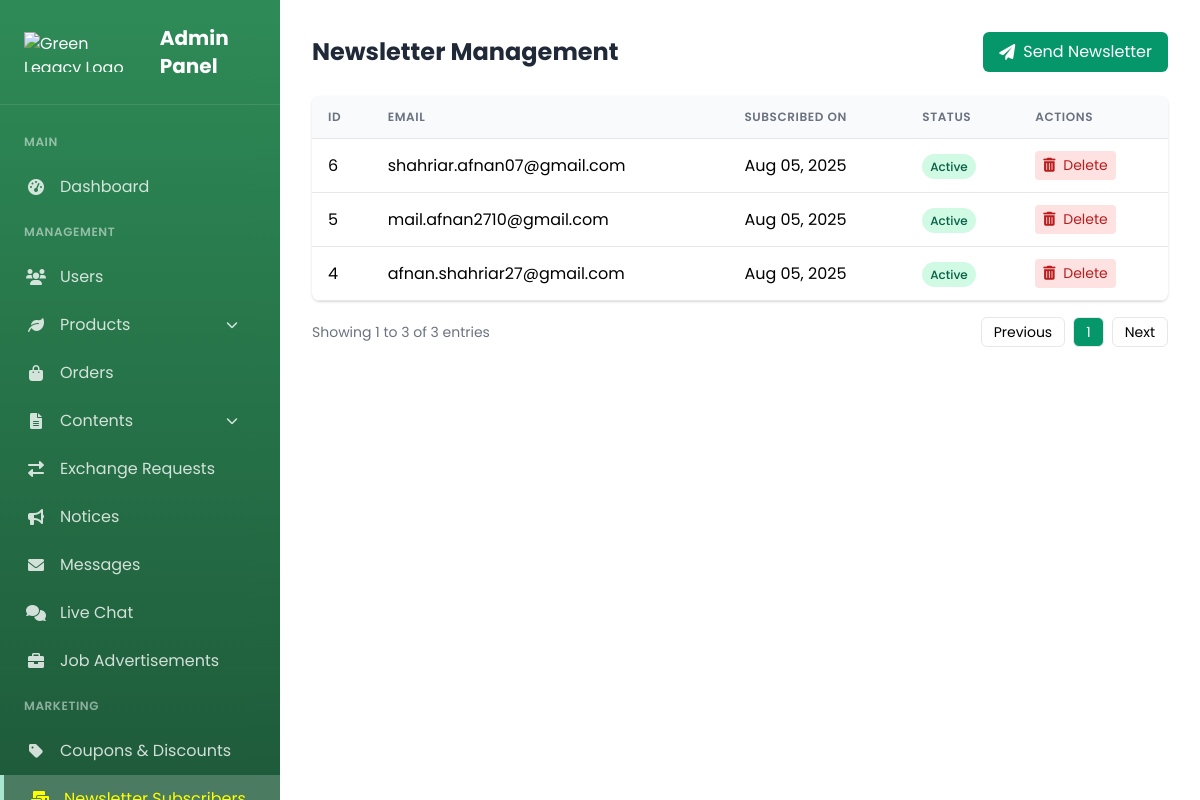
Screenshot of /admin_newsletter.php (signed in) with the database file from the repository.
### tables this page shows
CREATE TABLE `newsletter_subscribers` (
  `id` int(11) NOT NULL,
  `email` varchar(255) NOT NULL,
  `subscribed_at` datetime NOT NULL,
  `active` tinyint(1) NOT NULL DEFAULT 1
);

### admin_newsletter.php (the view, shortened to what this page needs)
<?php
require_once 'db_connect.php';
$subscribers = [];
$stmt = $conn->prepare("SELECT * FROM newsletter_subscribers ORDER BY subscribed_at DESC");
$stmt->execute();
$result = $stmt->get_result();
if ($result->num_rows > 0) {
    while ($row = $result->fetch_assoc()) {
        $subscribers[] = $row;
    }
}
?>
<?php include 'admin_sidebar.php'; ?>
<!DOCTYPE html>
<html lang="en">
<head>
  <link href="https://cdn.jsdelivr.net/npm/tailwindcss@2.1.2/dist/tailwind.min.css" rel="stylesheet">
  <link rel="stylesheet" href="https://cdnjs.cloudflare.com/ajax/libs/font-awesome/6.0.0/css/all.min.css">
</head>
<body>
  <div class="content-container">
    <div class="flex justify-between items-center mb-6">
      <h1 class="text-2xl font-bold text-gray-800">Newsletter Management</h1>
      <button onclick="openSendModal()" class="bg-green-600 hover:bg-green-700 text-white px-4 py-2 rounded-md flex items-center">
        <i class="fas fa-paper-plane mr-2"></i> Send Newsletter
      </button>
    </div>
    <div class="bg-white rounded-lg shadow overflow-hidden table-container">
      <table class="subscriber-table">
        <thead>
          <tr>
            <th>ID</th>
            <th>Email</th>
            <th>Subscribed On</th>
            <th>Status</th>
            <th>Actions</th>
          </tr>
        </thead>
        <tbody>
          <?php if (empty($subscribers)): ?>
            <tr>
              <td colspan="5" class="text-center py-4 text-gray-500">No subscribers found</td>
            </tr>
          <?php else: ?>
            <?php foreach ($subscribers as $subscriber): ?>
              <tr>
                <td><?php echo $subscriber['id']; ?></td>
                <td><?php echo htmlspecialchars($subscriber['email']); ?></td>
                <td><?php echo date('M d, Y', strtotime($subscriber['subscribed_at'])); ?></td>
                <td>
                  <span class="<?php echo $subscriber['active'] ? 'badge-active' : 'badge-inactive'; ?> px-2 py-1 rounded-full text-xs font-medium">
                    <?php echo $subscriber['active'] ? 'Active' : 'Inactive'; ?>
                  </span>
                </td>
                <td>
                  <button onclick="confirmDelete(<?php echo $subscriber['id']; ?>)" class="action-btn delete-btn">
                    <i class="fas fa-trash-alt mr-1"></i> Delete
                  </button>
                </td>
              </tr>
            <?php endforeach; ?>
          <?php endif; ?>
        </tbody>
      </table>
    </div>
    <div class="flex justify-between items-center mt-4">
      <div class="text-sm text-gray-500">
        Showing 1 to <?php echo count($subscribers); ?> of <?php echo count($subscribers); ?> entries
      </div>
      <div class="flex space-x-2">
        <button class="px-3 py-1 border rounded-md text-sm disabled:opacity-50" disabled>
          Previous
        </button>
        <button class="px-3 py-1 border rounded-md text-sm bg-green-600 text-white">
          1
        </button>
        <button class="px-3 py-1 border rounded-md text-sm disabled:opacity-50" disabled>
          Next
        </button>
      </div>
    </div>
  </div>
</body>
</html>

### admin_sidebar.php (style rules this page uses)
:root { --primary-green: #2E8B57; --light-green: #a8e6cf; --sidebar-width: 280px; }
body { font-family: 'Poppins', sans-serif; }

### admin_newsletter.php (style rules this page uses)
body { font-family: 'Poppins', sans-serif; margin-left: 280px; }
.content-container { padding: 2rem; }
.badge-active { background-color: #d1fae5; color: #065f46; }
.table-container { overflow-x: auto; }
.subscriber-table { width: 100%; border-collapse: collapse; }
.subscriber-table th, .subscriber-table td { padding: 0.75rem 1rem; text-align: left; border-bottom: 1px solid #e5e7eb; }
.subscriber-table th { background-color: #f9fafb; font-weight: 600; text-transform: uppercase; font-size: 0.75rem; letter-spacing: 0.05em; color: #6b7280; }
.action-btn { padding: 0.25rem 0.5rem; border-radius: 0.25rem; font-size: 0.875rem; transition: all 0.2s; }
.delete-btn { background-color: #fee2e2; color: #b91c1c; }

### rows the page displays
newsletter_subscribers: id "6", email "shahriar.afnan07@gmail.com", subscribed_at "Aug 05, 2025", active "Active"
newsletter_subscribers: id "5", email "mail.afnan2710@gmail.com", subscribed_at "Aug 05, 2025", active "Active"
newsletter_subscribers: id "4", email "afnan.shahriar27@gmail.com", subscribed_at "Aug 05, 2025", active "Active"

### other values shown
count($subscribers) "3"
